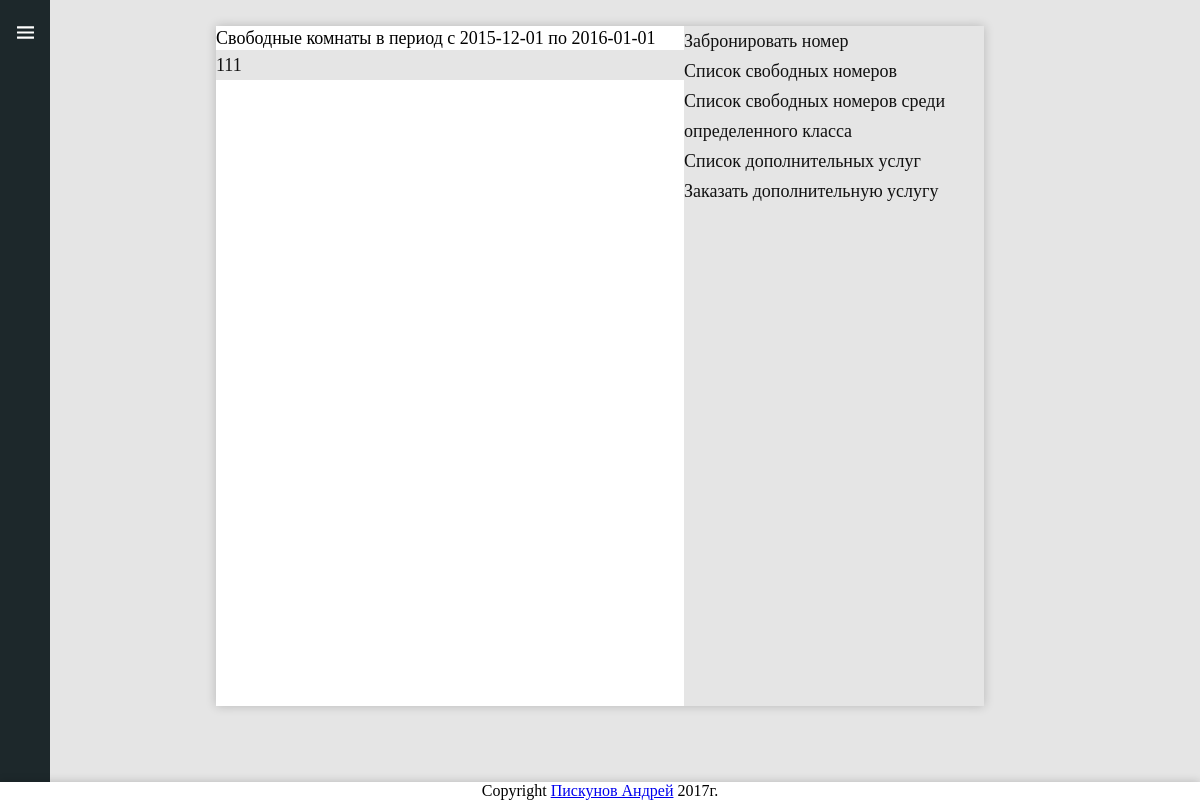
Before: /booking/room/2015-12-01/2016-01-01/budget/ with the older database file.
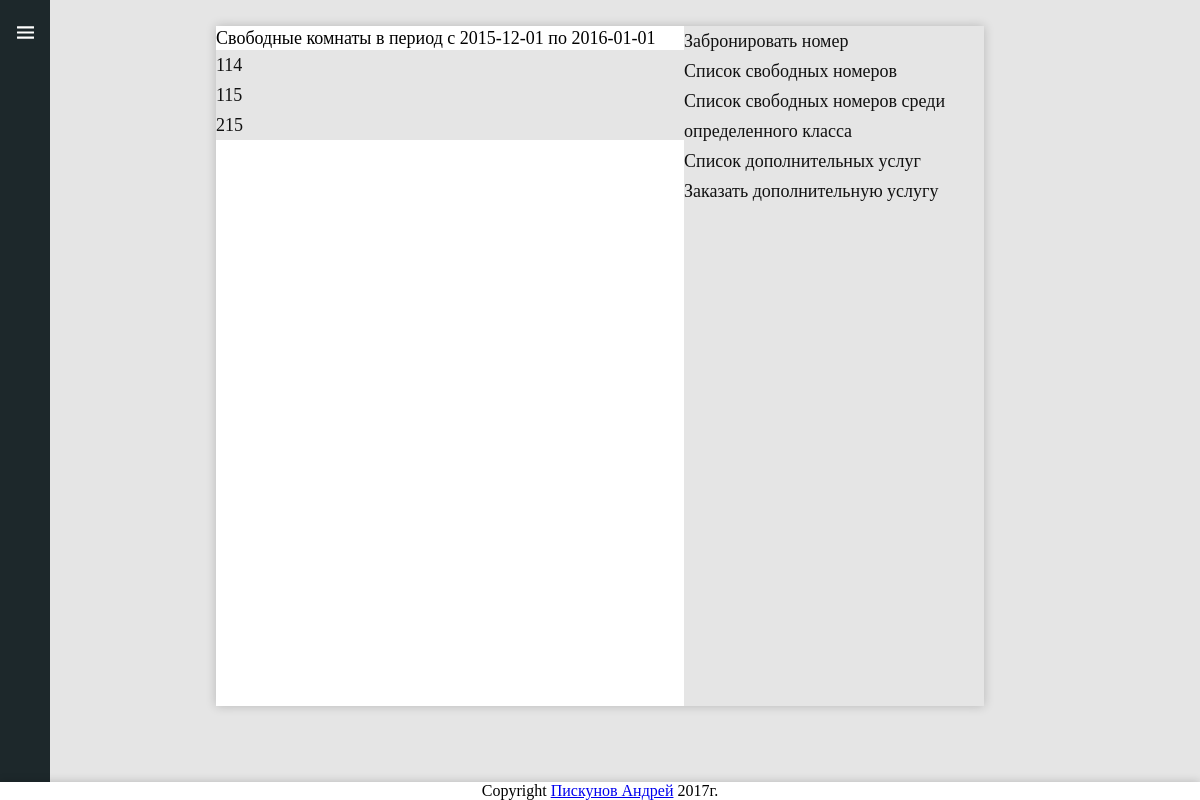
After: the same page with the newer database file.
### stuff/models.py (models this page shows)
class Room (models.Model):
    housing = models.SmallIntegerField(
        'Корпус'
        )
    floor = models.SmallIntegerField(
        'Этаж'
        )
    number = models.SmallIntegerField(
        'Номер'
        )
    per_night = models.SmallIntegerField(
        'Стоимость за ночь'
        )
    number_beds = models.SmallIntegerField(
        'Количество спальных мест'
        )
    STYLE_CHOICES=(
        ('budget','budget'),
        ('business','business'),
        ('lux','lux')
        )
    style=models.CharField(
            'Класс аппартаментов',
            max_length=15,
            choices=STYLE_CHOICES
            )
    def __str__(self):
        return str(self.housing)+str(self.floor)+str(self.number)

### bill/views.py (the view)
# urls.py: url(r'^room/(?P<sdate>[-0-9]+)/(?P<edate>[-0-9]+)/(?P<style>[a-z]+)/$',FindFreeRoomWS,name='freeroomws'),
def FindFreeRoomWS(request,sdate,edate,style):
    booking=Booking.objects.filter(s_date__range=(sdate,edate)).filter(e_date__range=(sdate,edate),is_delete=False)
    rooms=Room.objects.all()
    args={}
    freeroom={}
    for room in rooms:
        if not booking.filter(room=room).exists():
            if room.style==style:
                freeroom[room]=room
    args['freeroom']=freeroom.items()
    args['sdate']=sdate
    args['edate']=edate
    return render (request,'bill/freeroom.html',args)

### bill/templates/bill/freeroom.html
{% extends "bill/booking_base.html" %}
{% block content %}
Свободные комнаты в период с {{ sdate }} по {{ edate }}
{% for item,value in freeroom %}
<a href="{% url 'booking:roomdetail' item.housing item.floor item.number %}">{{ item }}</a>
{% endfor %}
{% endblock %}

Changed rows visible on the page:
no longer on this page (row unchanged): Room: housing+floor+number "111"
added Room: housing+floor+number "114"
added Room: housing+floor+number "115"
added Room: housing+floor+number "215"
